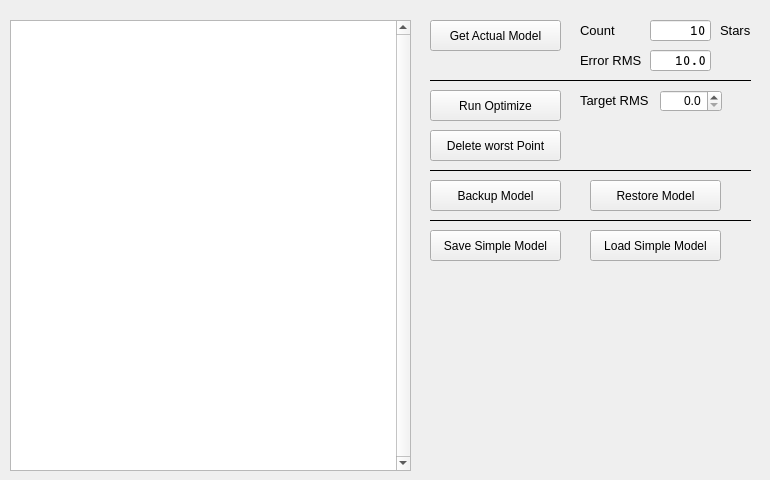
   <widget class="QWidget" name="tab_8">
    <attribute name="title">
     <string>Model Management</string>
    </attribute>
    <widget class="QLineEdit" name="le_alignNumberStars">
     <property name="geometry">
      <rect>
       <x>650</x>
       <y>20</y>
       <width>61</width>
       <height>21</height>
      </rect>
     </property>
     <property name="font">
      <font>
       <family>Courier</family>
       <pointsize>10</pointsize>
       <weight>75</weight>
       <bold>true</bold>
      </font>
     </property>
     <property name="mouseTracking">
      <bool>false</bool>
     </property>
     <property name="focusPolicy">
      <enum>Qt::NoFocus</enum>
     </property>
     <property name="acceptDrops">
      <bool>false</bool>
     </property>
     <property name="toolTip">
      <string>Number of alignment stars in actual used pointing model</string>
     </property>
     <property name="layoutDirection">
      <enum>Qt::RightToLeft</enum>
     </property>
     <property name="text">
      <string>10</string>
     </property>
     <property name="alignment">
      <set>Qt::AlignRight|Qt::AlignTrailing|Qt::AlignVCenter</set>
     </property>
     <property name="readOnly">
      <bool>true</bool>
     </property>
    </widget>
    <widget class="QLabel" name="label_34">
     <property name="geometry">
      <rect>
       <x>720</x>
       <y>20</y>
       <width>41</width>
       <height>21</height>
      </rect>
     </property>
     <property name="font">
      <font>
       <pointsize>10</pointsize>
      </font>
     </property>
     <property name="text">
      <string>Stars</string>
     </property>
    </widget>
    <widget class="QLabel" name="label">
     <property name="geometry">
      <rect>
       <x>580</x>
       <y>20</y>
       <width>71</width>
       <height>21</height>
      </rect>
     </property>
     <property name="font">
      <font>
       <pointsize>10</pointsize>
      </font>
     </property>
     <property name="text">
      <string>Count</string>
     </property>
    </widget>
    <widget class="QLineEdit" name="le_alignError">
     <property name="geometry">
      <rect>
       <x>650</x>
       <y>50</y>
       <width>61</width>
       <height>21</height>
      </rect>
     </property>
     <property name="font">
      <font>
       <family>Courier</family>
       <pointsize>10</pointsize>
       <weight>75</weight>
       <bold>true</bold>
      </font>
     </property>
     <property name="mouseTracking">
      <bool>false</bool>
     </property>
     <property name="focusPolicy">
      <enum>Qt::NoFocus</enum>
     </property>
     <property name="acceptDrops">
      <bool>false</bool>
     </property>
     <property name="toolTip">
      <string>Number of alignment stars in actual used pointing model</string>
     </property>
     <property name="layoutDirection">
      <enum>Qt::RightToLeft</enum>
     </property>
     <property name="text">
      <string>10.0</string>
     </property>
     <property name="alignment">
      <set>Qt::AlignRight|Qt::AlignTrailing|Qt::AlignVCenter</set>
     </property>
     <property name="readOnly">
      <bool>true</bool>
     </property>
    </widget>
    <widget class="QTextBrowser" name="alignErrorStars">
     <property name="geometry">
      <rect>
       <x>10</x>
       <y>20</y>
       <width>401</width>
       <height>451</height>
      </rect>
     </property>
     <property name="font">
      <font>
       <family>Courier New</family>
       <pointsize>8</pointsize>
      </font>
     </property>
     <property name="verticalScrollBarPolicy">
      <enum>Qt::ScrollBarAlwaysOn</enum>
     </property>
     <property name="horizontalScrollBarPolicy">
      <enum>Qt::ScrollBarAlwaysOff</enum>
     </property>
     <property name="sizeAdjustPolicy">
      <enum>QAbstractScrollArea::AdjustToContents</enum>
     </property>
    </widget>
    <widget class="QLabel" name="label_14">
     <property name="geometry">
      <rect>
       <x>580</x>
       <y>50</y>
       <width>81</width>
       <height>21</height>
      </rect>
     </property>
     <property name="font">
      <font>
       <pointsize>10</pointsize>
      </font>
     </property>
     <property name="text">
      <string>Error RMS</string>
     </property>
    </widget>
    <widget class="QPushButton" name="btn_getActualModel">
     <property name="geometry">
      <rect>
       <x>430</x>
       <y>20</y>
       <width>131</width>
       <height>31</height>
      </rect>
     </property>
     <property name="toolTip">
      <string>Download actual model from mount</string>
     </property>
     <property name="text">
      <string>Get Actual Model</string>
     </property>
    </widget>
    <widget class="QLabel" name="label_37">
     <property name="geometry">
      <rect>
       <x>580</x>
       <y>90</y>
       <width>91</width>
       <height>21</height>
      </rect>
     </property>
     <property name="font">
      <font>
       <pointsize>10</pointsize>
      </font>
     </property>
     <property name="text">
      <string>Target RMS</string>
     </property>
    </widget>
    <widget class="QPushButton" name="btn_runTargetRMSAlignment">
     <property name="geometry">
      <rect>
       <x>430</x>
       <y>90</y>
       <width>131</width>
       <height>31</height>
      </rect>
     </property>
     <property name="toolTip">
      <string>Deletes worst point of actual model until error is below target RMS</string>
     </property>
     <property name="text">
      <string>Run Optimize</string>
     </property>
    </widget>
    <widget class="QDoubleSpinBox" name="targetRMS">
     <property name="geometry">
      <rect>
       <x>660</x>
       <y>90</y>
       <width>62</width>
       <height>22</height>
      </rect>
     </property>
     <property name="alignment">
      <set>Qt::AlignRight|Qt::AlignTrailing|Qt::AlignVCenter</set>
     </property>
     <property name="decimals">
      <number>1</number>
     </property>
     <property name="maximum">
      <double>30.000000000000000</double>
     </property>
     <property name="singleStep">
      <double>0.100000000000000</double>
     </property>
    </widget>
    <widget class="QPushButton" name="btn_backupModel">
     <property name="geometry">
      <rect>
       <x>430</x>
       <y>180</y>
       <width>131</width>
       <height>31</height>
      </rect>
     </property>
     <property name="toolTip">
      <string>Saves actual model und name &quot;BACKUP&quot; in mount</string>
     </property>
     <property name="text">
      <string>Backup Model</string>
     </property>
    </widget>
    <widget class="QPushButton" name="btn_restoreModel">
     <property name="geometry">
      <rect>
       <x>590</x>
       <y>180</y>
       <width>131</width>
       <height>31</height>
      </rect>
     </property>
     <property name="toolTip">
      <string>Restores the actual model from stored model with name &quot;BACKUP&quot;</string>
     </property>
     <property name="text">
      <string>Restore Model</string>
     </property>
    </widget>
    <widget class="Line" name="line_17">
     <property name="geometry">
      <rect>
       <x>430</x>
       <y>70</y>
       <width>321</width>
       <height>21</height>
      </rect>
     </property>
     <property name="frameShadow">
      <enum>QFrame::Plain</enum>
     </property>
     <property name="orientation">
      <enum>Qt::Horizontal</enum>
     </property>
    </widget>
    <widget class="Line" name="line_18">
     <property name="geometry">
      <rect>
       <x>430</x>
       <y>160</y>
       <width>321</width>
       <height>21</height>
      </rect>
     </property>
     <property name="frameShadow">
      <enum>QFrame::Plain</enum>
     </property>
     <property name="orientation">
      <enum>Qt::Horizontal</enum>
     </property>
    </widget>
    <widget class="Line" name="line_19">
     <property name="geometry">
      <rect>
       <x>430</x>
       <y>210</y>
       <width>321</width>
       <height>21</height>
      </rect>
     </property>
     <property name="frameShadow">
      <enum>QFrame::Plain</enum>
     </property>
     <property name="orientation">
      <enum>Qt::Horizontal</enum>
     </property>
    </widget>
    <widget class="QPushButton" name="btn_loadSimpleModel">
     <property name="geometry">
      <rect>
       <x>590</x>
       <y>230</y>
       <width>131</width>
       <height>31</height>
      </rect>
     </property>
     <property name="toolTip">
      <string>Restores the actual model from stored model with name &quot;SIMPLE&quot;</string>
     </property>
     <property name="text">
      <string>Load Simple Model</string>
     </property>
    </widget>
    <widget class="QPushButton" name="btn_saveSimpleModel">
     <property name="geometry">
      <rect>
       <x>430</x>
       <y>230</y>
       <width>131</width>
       <height>31</height>
      </rect>
     </property>
     <property name="toolTip">
      <string>Saves actual model und name &quot;SIMPLE&quot; in mount</string>
     </property>
     <property name="text">
      <string>Save Simple Model</string>
     </property>
    </widget>
    <widget class="QPushButton" name="btn_deleteWorstPoint">
     <property name="geometry">
      <rect>
       <x>430</x>
       <y>130</y>
       <width>131</width>
       <height>31</height>
      </rect>
     </property>
     <property name="toolTip">
      <string>Deletes worst point of actual model until error is below target RMS</string>
     </property>
     <property name="text">
      <string>Delete worst Point</string>
     </property>
    </widget>
   </widget>
